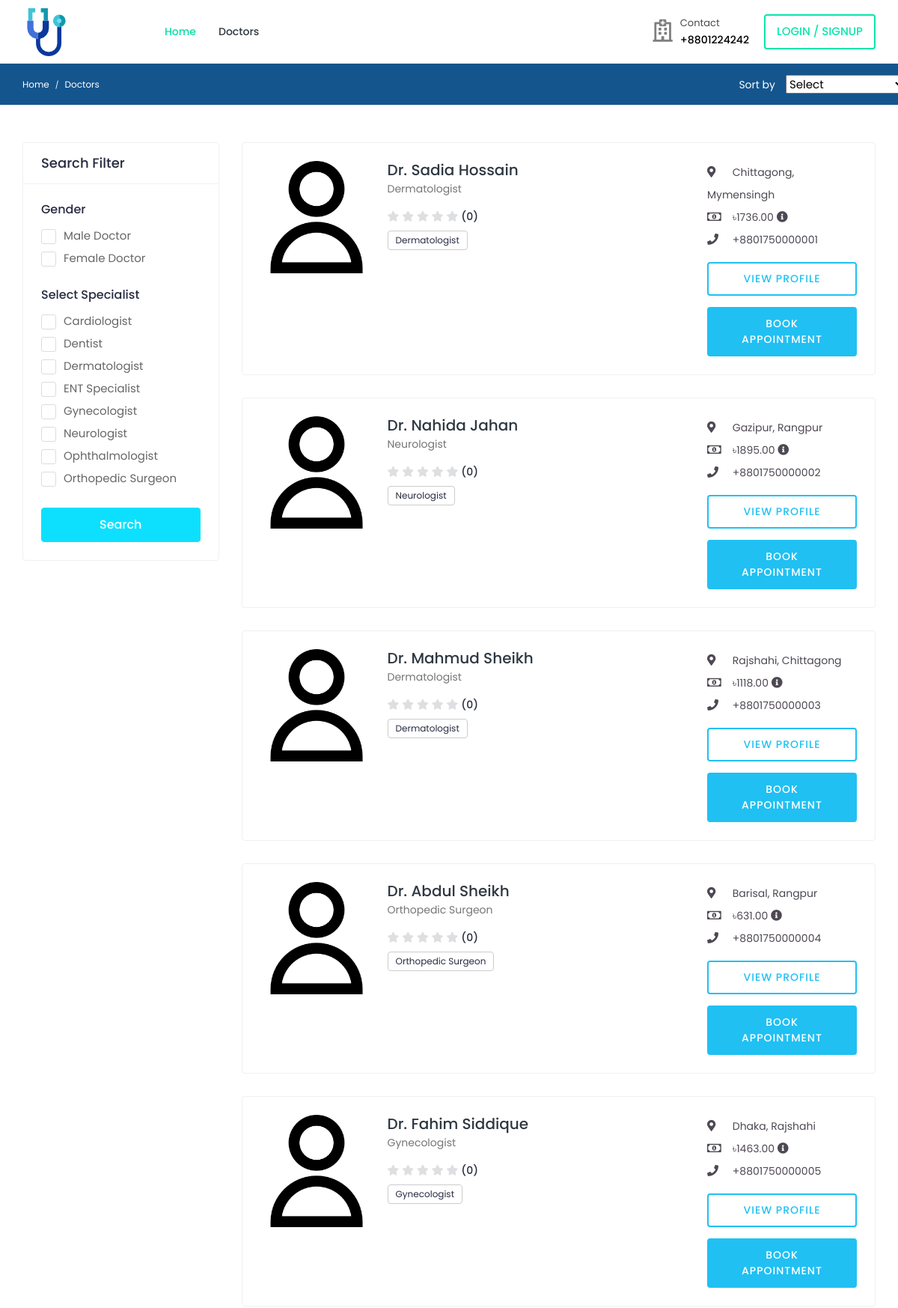
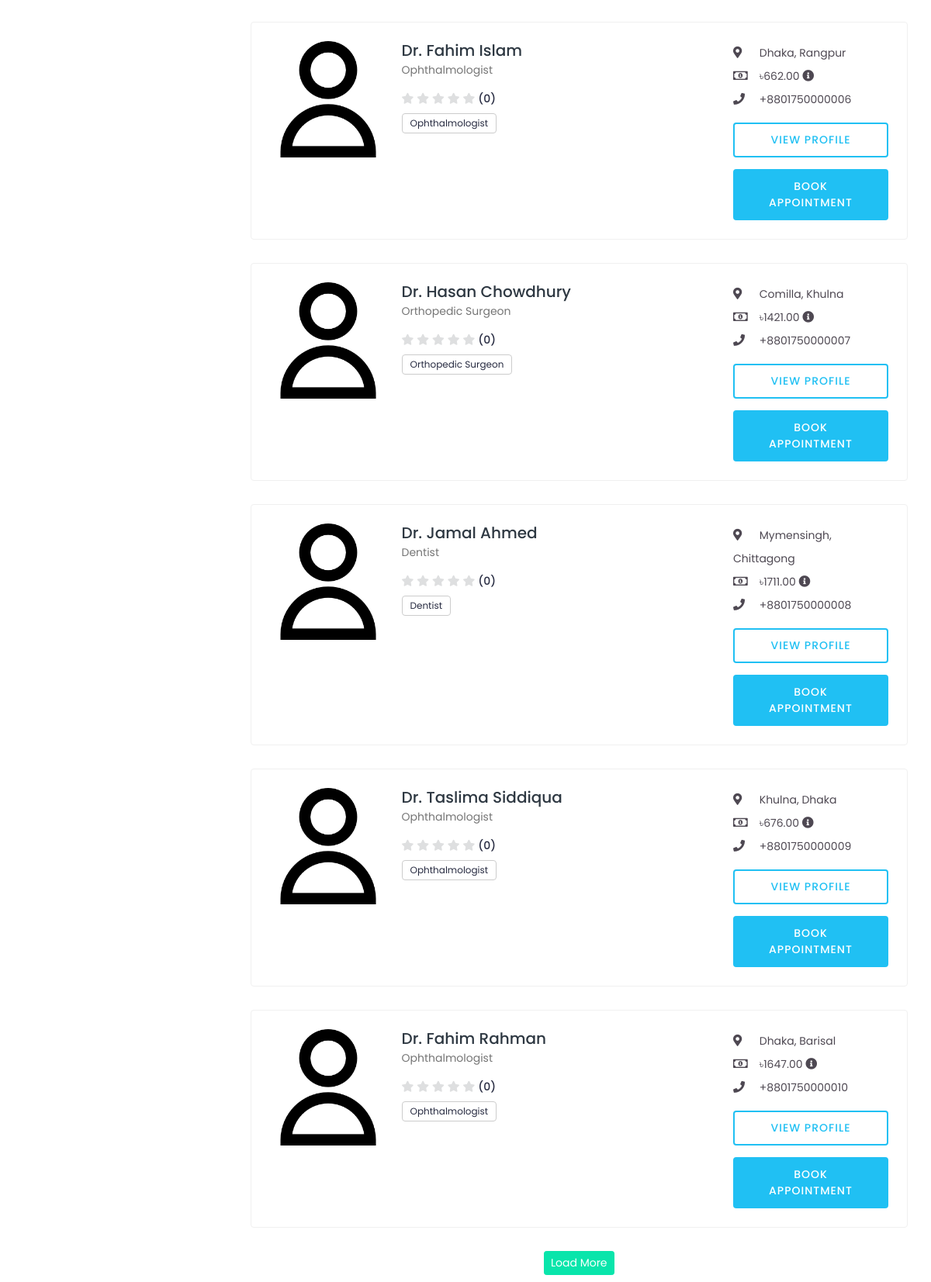
The app's page /doctors/ (upper part) with its own data (2 pictures, top to bottom).
### accounts/models.py (models this page shows, shortened)
class User(AbstractUser):
    class RoleChoices(models.TextChoices):
        DOCTOR = "doctor", "Doctor"
        PATIENT = "patient", "Patient"
    username = models.CharField(max_length=30, unique=True)
    role = models.CharField(
        choices=RoleChoices.choices,
        max_length=20,
        default="patient",
        error_messages={"required": "Role must be provided"},
    )
    email = models.EmailField(
        blank=True,
        error_messages={
            "unique": "A user with that email already exists.",
        },
    )
    first_name = models.CharField(max_length=150, blank=True)
    last_name = models.CharField(max_length=150, blank=True)
    registration_number = models.IntegerField(null=True, blank=True)
    USERNAME_FIELD = "username"
    REQUIRED_FIELDS = []
    objects = CustomUserManager()
    def get_full_name(self):
        full_name = "%s %s" % (self.first_name, self.last_name)
        return full_name.strip() or self.username
    @property
    def rating(self):
        return 0  # Default value

class Profile(models.Model):
    user = models.OneToOneField(
        User, on_delete=models.CASCADE, related_name="profile"
    )
    avatar = models.ImageField(
        default="defaults/user.png", upload_to=profile_photo_directory_path
    )
    phone = models.CharField(max_length=20, blank=True, null=True)
    dob = models.DateField(blank=True, null=True)
    about = models.TextField(blank=True, null=True)
    specialization = models.CharField(max_length=255, blank=True, null=True)
    gender = models.CharField(
        max_length=10,
        choices=[('male', 'Male'), ('female', 'Female'), ('other', 'Other')],
        blank=True
    )
    address = models.TextField(blank=True, null=True)
    city = models.CharField(max_length=100, blank=True)
    state = models.CharField(max_length=100, blank=True)
    postal_code = models.CharField(max_length=20, blank=True)
    country = models.CharField(max_length=100, blank=True)
    price_per_consultation = models.DecimalField(
        max_digits=10,
        decimal_places=2,
        null=True,
        blank=True
    )
    is_available = models.BooleanField(default=True)
    blood_group = models.CharField(
        max_length=5,
        choices=[
            ('A+', 'A+'), ('A-', 'A-'),
            ('B+', 'B+'), ('B-', 'B-'),
            ('O+', 'O+'), ('O-', 'O-'),
            ('AB+', 'AB+'), ('AB-', 'AB-'),
        ],
        blank=True,
        null=True
    )
    allergies = models.TextField(blank=True, null=True)
    medical_conditions = models.TextField(blank=True, null=True)
    @property
    def image(self):
        return (
            self.avatar.url
            if self.avatar.storage.exists(self.avatar.name)
            else "{}defaults/user.png".format(settings.MEDIA_URL)
        )

### doctors/views.py (the view, shortened to what this page needs)
# urls.py: path("", DoctorsListView.as_view(), name="list"),
class DoctorsListView(ListView):
    model = User
    context_object_name = "doctors"
    template_name = "doctors/list.html"
    paginate_by = 10
    def get_queryset(self):
        queryset = self.model.objects.filter(
            role=User.RoleChoices.DOCTOR,
            is_superuser=False,
            is_active=True
        ).select_related('profile')
        search_query = self.request.GET.get('q')
        gender = self.request.GET.getlist('gender')
        if gender:
            queryset = queryset.filter(profile__gender__in=gender)
        specializations = self.request.GET.getlist('specialization')
        if specializations:
            queryset = queryset.filter(profile__specialization__in=specializations)
        sort_by = self.request.GET.get('sort')
        return queryset
    def get_context_data(self, **kwargs):
        context = super().get_context_data(**kwargs)
        context['search_query'] = self.request.GET.get('q')
        specializations = User.objects.filter(
            role=User.RoleChoices.DOCTOR,
            is_active=True
        ).exclude(
            profile__specialization__isnull=True
        ).values_list(
            'profile__specialization',
            flat=True
        ).distinct()
        context['specializations'] = sorted(list(filter(None, specializations)))
        return context

### templates/doctors/list.html (shortened to what this page needs)
{% extends 'base.html' %}
{% load static %}
{% block content %}
    <div class="breadcrumb-bar">
        <div class="container-fluid">
            <div class="row align-items-center">
                <div class="col-md-8 col-12">
                    <nav aria-label="breadcrumb" class="page-breadcrumb">
                        <ol class="breadcrumb">
                            <li class="breadcrumb-item"><a href="{% url 'core:home' %}">Home</a></li>
                            <li class="breadcrumb-item active" aria-current="page">Doctors</li>
                        </ol>
                    </nav>
                </div>
                <div class="col-md-4 col-12 d-md-block d-none">
                    <div class="sort-by">
                        <span class="sort-title">Sort by</span>
                        <span class="sortby-fliter">
                            <select class="select" name="sort">
                                <option value="">Select</option>
                            </select>
                        </span>
                    </div>
                </div>
            </div>
        </div>
    </div>
    <div class="content">
        <div class="container-fluid">
            <div class="row">
                <div class="col-md-12 col-lg-4 col-xl-3 theiaStickySidebar">
                    <div class="card search-filter">
                        <div class="card-header">
                            <h4 class="card-title mb-0">Search Filter</h4>
                        </div>
                        <div class="card-body">
                            <form method="get">
                                <div class="filter-widget">
                                    <h4>Gender</h4>
                                    <div>
                                        <label class="custom_check">
                                            <span class="checkmark"></span> Male Doctor
                                        </label>
                                    </div>
                                    <div>
                                        <label class="custom_check">
                                            <span class="checkmark"></span> Female Doctor
                                        </label>
                                    </div>
                                </div>
                                <div class="filter-widget">
                                    <h4>Select Specialist</h4>
                                    {% for specialization in specializations %}
                                    <div>
                                        <label class="custom_check">
                                            <span class="checkmark"></span> {{ specialization }}
                                        </label>
                                    </div>
                                    {% endfor %}
                                </div>
                                <div class="btn-search">
                                    <button type="submit" class="btn btn-block">Search</button>
                                </div>
                            </form>
                        </div>
                    </div>
                </div>
                <div class="col-md-12 col-lg-8 col-xl-9">
                    {% if doctors %}
                        {% for doctor in doctors %}
                            <div class="card">
                                <div class="card-body">
                                    <div class="doctor-widget">
                                        <div class="doc-info-left">
                                            <div class="doctor-img">
                                                <a href="{% url 'doctors:doctor-profile' doctor.username %}">
                                                    <img src="{{ doctor.profile.image }}" class="img-fluid" alt="{{ doctor.get_full_name }}">
                                                </a>
                                            </div>
                                            <div class="doc-info-cont">
                                                <h4 class="doc-name">
                                                    <a href="{% url 'doctors:doctor-profile' doctor.username %}">Dr. {{ doctor.get_full_name }}</a>
                                                </h4>
                                                <p class="doc-speciality">{{ doctor.profile.specialization }}</p>
                                                <div class="rating">
                                                    <i class="fas fa-star {% if doctor.rating >= 1 %}filled{% endif %}"></i>
                                                    <i class="fas fa-star {% if doctor.rating >= 2 %}filled{% endif %}"></i>
                                                    <i class="fas fa-star {% if doctor.rating >= 3 %}filled{% endif %}"></i>
                                                    <i class="fas fa-star {% if doctor.rating >= 4 %}filled{% endif %}"></i>
                                                    <i class="fas fa-star {% if doctor.rating >= 5 %}filled{% endif %}"></i>
                                                    <span class="d-inline-block average-rating">({{ doctor.reviews_count|default:0 }})</span>
                                                </div>
                                                <div class="clinic-services">
                                                    <span>{{ doctor.profile.specialization }}</span>
                                                </div>
                                            </div>
                                        </div>
                                        <div class="doc-info-right">
                                            <div class="clini-infos">
                                                <ul>
                                                    <li><i class="fas fa-map-marker-alt"></i> {{ doctor.profile.city }}, {{ doctor.profile.state }}</li>
                                                    <li><i class="far fa-money-bill-alt"></i> ৳{{ doctor.profile.price_per_consultation }} <i class="fas fa-info-circle" data-toggle="tooltip" title="Consultation Fee"></i></li>
                                                    <li><i class="fas fa-phone"></i> {{ doctor.profile.phone }}</li>
                                                </ul>
                                            </div>
                                            <div class="clinic-booking">
                                                <a class="view-pro-btn" href="{% url 'doctors:doctor-profile' doctor.username %}">View Profile</a>
                                                <a class="apt-btn" href="{% url 'bookings:doctor-booking-view' doctor.username %}">Book Appointment</a>
                                            </div>
                                        </div>
                                    </div>
                                </div>
                            </div>
                        {% endfor %}
                        {% if is_paginated %}
                        <div class="load-more text-center">
                            {% if page_obj.has_next %}
                                <a class="btn btn-primary btn-sm" href="?page={{ page_obj.next_page_number }}">Load More</a>
                            {% endif %}
                        </div>
                        {% endif %}
                    {% else %}
                        <div class="text-center">
                            <p>No doctors found matching your criteria.</p>
                        </div>
                    {% endif %}
                </div>
            </div>
        </div>
    </div>
{% endblock %}

### records on screen
User: profile.image (placeholder picture), get_full_name "Sadia Hossain", profile.specialization "Dermatologist", reviews_count "0", profile.city "Chittagong", profile.state "Mymensingh", profile.price_per_consultation "1736.00", profile.phone "+8801750000001"
User: profile.image (placeholder picture), get_full_name "Nahida Jahan", profile.specialization "Neurologist", reviews_count "0", profile.city "Gazipur", profile.state "Rangpur", profile.price_per_consultation "1895.00", profile.phone "+8801750000002"
User: profile.image (placeholder picture), get_full_name "Mahmud Sheikh", profile.specialization "Dermatologist", reviews_count "0", profile.city "Rajshahi", profile.state "Chittagong", profile.price_per_consultation "1118.00", profile.phone "+8801750000003"
User: profile.image (placeholder picture), get_full_name "Abdul Sheikh", profile.specialization "Orthopedic Surgeon", reviews_count "0", profile.city "Barisal", profile.state "Rangpur", profile.price_per_consultation "631.00", profile.phone "+8801750000004"
User: profile.image (placeholder picture), get_full_name "Fahim Siddique", profile.specialization "Gynecologist", reviews_count "0", profile.city "Dhaka", profile.state "Rajshahi", profile.price_per_consultation "1463.00", profile.phone "+8801750000005"
User: profile.image (placeholder picture), get_full_name "Fahim Islam", profile.specialization "Ophthalmologist", reviews_count "0", profile.city "Dhaka", profile.state "Rangpur", profile.price_per_consultation "662.00", profile.phone "+8801750000006"
User: profile.image (placeholder picture), get_full_name "Hasan Chowdhury", profile.specialization "Orthopedic Surgeon", reviews_count "0", profile.city "Comilla", profile.state "Khulna", profile.price_per_consultation "1421.00", profile.phone "+8801750000007"
User: profile.image (placeholder picture), get_full_name "Jamal Ahmed", profile.specialization "Dentist", reviews_count "0", profile.city "Mymensingh", profile.state "Chittagong", profile.price_per_consultation "1711.00", profile.phone "+8801750000008"
User: profile.image (placeholder picture), get_full_name "Taslima Siddiqua", profile.specialization "Ophthalmologist", reviews_count "0", profile.city "Khulna", profile.state "Dhaka", profile.price_per_consultation "676.00", profile.phone "+8801750000009"
User: profile.image (placeholder picture), get_full_name "Fahim Rahman", profile.specialization "Ophthalmologist", reviews_count "0", profile.city "Dhaka", profile.state "Barisal", profile.price_per_consultation "1647.00", profile.phone "+8801750000010"

### other values on screen
{{ specialization }} "Cardiologist" "Dentist" "Dermatologist" "ENT Specialist" "Gynecologist" "Neurologist" "Ophthalmologist" "Orthopedic Surgeon"
